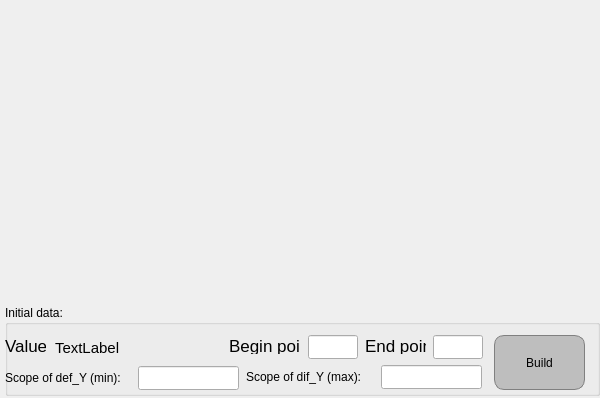
<?xml version="1.0" encoding="UTF-8"?>
<ui version="4.0">
 <class>Dialog</class>
 <widget class="QDialog" name="Dialog">
  <property name="geometry">
   <rect>
    <x>0</x>
    <y>0</y>
    <width>600</width>
    <height>398</height>
   </rect>
  </property>
  <property name="windowTitle">
   <string>Dialog</string>
  </property>
  <widget class="QCustomPlot" name="widget" native="true">
   <property name="geometry">
    <rect>
     <x>0</x>
     <y>0</y>
     <width>600</width>
     <height>300</height>
    </rect>
   </property>
  </widget>
  <widget class="QGroupBox" name="groupBox">
   <property name="geometry">
    <rect>
     <x>5</x>
     <y>305</y>
     <width>595</width>
     <height>91</height>
    </rect>
   </property>
   <property name="title">
    <string>Initial data:</string>
   </property>
   <widget class="QLabel" name="label">
    <property name="geometry">
     <rect>
      <x>0</x>
      <y>33</y>
      <width>41</width>
      <height>16</height>
     </rect>
    </property>
    <property name="font">
     <font>
      <pointsize>13</pointsize>
     </font>
    </property>
    <property name="text">
     <string>Value:</string>
    </property>
   </widget>
   <widget class="QLabel" name="label_2">
    <property name="geometry">
     <rect>
      <x>224</x>
      <y>33</y>
      <width>71</width>
      <height>16</height>
     </rect>
    </property>
    <property name="font">
     <font>
      <pointsize>13</pointsize>
     </font>
    </property>
    <property name="text">
     <string>Begin point:</string>
    </property>
   </widget>
   <widget class="QLabel" name="label_3">
    <property name="geometry">
     <rect>
      <x>360</x>
      <y>33</y>
      <width>61</width>
      <height>16</height>
     </rect>
    </property>
    <property name="font">
     <font>
      <pointsize>13</pointsize>
     </font>
    </property>
    <property name="text">
     <string>End point:</string>
    </property>
   </widget>
   <widget class="QLineEdit" name="Begin_point">
    <property name="geometry">
     <rect>
      <x>303</x>
      <y>30</y>
      <width>50</width>
      <height>24</height>
     </rect>
    </property>
   </widget>
   <widget class="QLineEdit" name="End_point">
    <property name="geometry">
     <rect>
      <x>428</x>
      <y>30</y>
      <width>50</width>
      <height>24</height>
     </rect>
    </property>
   </widget>
   <widget class="QLabel" name="notation_show_1">
    <property name="geometry">
     <rect>
      <x>50</x>
      <y>31</y>
      <width>171</width>
      <height>24</height>
     </rect>
    </property>
    <property name="font">
     <font>
      <pointsize>11</pointsize>
     </font>
    </property>
    <property name="styleSheet">
     <string notr="true">QLabel {
  qproperty-alignment: 'AlignVCenter | AlignRight';
  background-color: rgb(255, 255, 255);
  border: 1px solid gray;
  color: black
}

background-color : white;</string>
    </property>
    <property name="text">
     <string>TextLabel</string>
    </property>
   </widget>
   <widget class="QPushButton" name="pushButton_build">
    <property name="geometry">
     <rect>
      <x>489</x>
      <y>30</y>
      <width>91</width>
      <height>55</height>
     </rect>
    </property>
    <property name="styleSheet">
     <string notr="true">QPushButton {
  background-color: rgb(190, 190, 190);
  color: black; 
  border: 1px solid gray;
  border-radius: 10px;
}
QPushButton:pressed {
    background-color: qlineargradient(x1: 0, y1: 0, x2: 0, y2: 1,
                                      stop: 0 #dadbde, stop: 1 #f6f7fa);
}</string>
    </property>
    <property name="text">
     <string>Build</string>
    </property>
   </widget>
   <widget class="QLineEdit" name="Scope_min">
    <property name="geometry">
     <rect>
      <x>133</x>
      <y>61</y>
      <width>101</width>
      <height>24</height>
     </rect>
    </property>
   </widget>
   <widget class="QLineEdit" name="Scope_max">
    <property name="geometry">
     <rect>
      <x>376</x>
      <y>60</y>
      <width>101</width>
      <height>24</height>
     </rect>
    </property>
   </widget>
   <widget class="QLabel" name="label_4">
    <property name="geometry">
     <rect>
      <x>0</x>
      <y>65</y>
      <width>131</width>
      <height>16</height>
     </rect>
    </property>
    <property name="text">
     <string>Scope of def_Y (min):</string>
    </property>
   </widget>
   <widget class="QLabel" name="label_5">
    <property name="geometry">
     <rect>
      <x>241</x>
      <y>64</y>
      <width>131</width>
      <height>16</height>
     </rect>
    </property>
    <property name="text">
     <string>Scope of dif_Y (max):</string>
    </property>
   </widget>
  </widget>
 </widget>
 <customwidgets>
  <customwidget>
   <class>QCustomPlot</class>
   <extends>QWidget</extends>
   <header>qcustomplot.h</header>
   <container>1</container>
  </customwidget>
 </customwidgets>
 <resources/>
 <connections/>
</ui>
